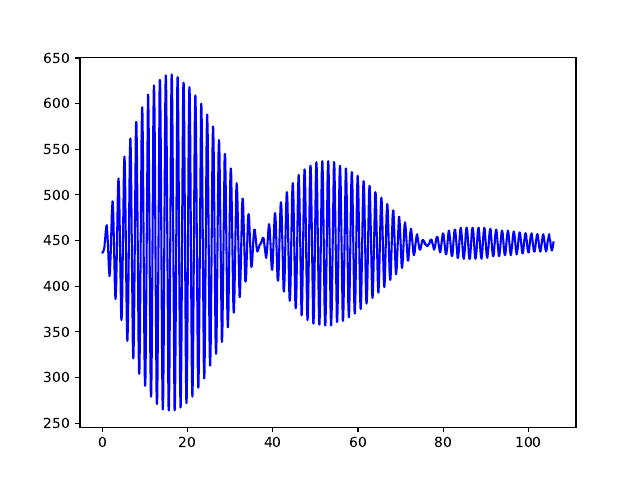

Here is the Python script that generated this plot:
import numpy as np
from scipy.optimize import curve_fit
from scipy.signal import find_peaks
from scipy.interpolate import CubicSpline
import matplotlib.pyplot as plt
data = np.loadtxt("./misurazioni/battimenti_t1.txt", unpack=True)

osc = {"tA": [], "posA": [], "tB": [], "posB": []}
osc["tA"] = data[0]
osc["posA"] = data[1]
osc["tB"] = data[2]
osc["posB"] = data[3]

print(osc["tA"] + osc["tB"])
plt.plot(osc["tA"], osc["posA"], color="blue")
plt.savefig("battimenti.pdf")
plt.show()
cs = CubicSpline(osc["tA"][20:1000], osc["posA"][20:1000])
x = np.linspace(1, 50, 2 * len(osc["tA"]))
plt.plot(x, cs(x), color="orange")
peaks, _ = find_peaks(cs(x), distance=80)
print(x[peaks])
x = x[peaks]
_diff = 0
for num in range(len(x)-1):
    _diff = _diff + (x[num+1]-x[num])
T = _diff/(len(x)-1)
err = 0
for el in range(len(x)-1):
    err = err + (T - (x[el+1]-x[el])) ** 2
err = np.sqrt( (1./((len(x)-1)*(len(x)-2))) * err)
print(f"La pulsazione delle oscillazioni in è {(2 * np.pi) / T} +- {[(2 * np.pi) * err]/ (T ** 2)}")
# Si osserva che il picco qua è a t=16.245 e l'altro a 51.6921
diff = 51.6921 - 16.245
print(f"La pulsazione delle oscillazioni è {(2 * np.pi) / diff} +- {((2 * np.pi) * 0.050)/(diff ** 2)}")